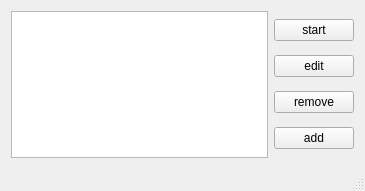
<?xml version="1.0" encoding="UTF-8"?>
<ui version="4.0">
 <class>MainWindow</class>
 <widget class="QMainWindow" name="MainWindow">
  <property name="geometry">
   <rect>
    <x>0</x>
    <y>0</y>
    <width>365</width>
    <height>191</height>
   </rect>
  </property>
  <property name="windowTitle">
   <string>TMulti</string>
  </property>
  <property name="windowIcon">
   <iconset resource="res/resources.qrc">
    <normaloff>:/icon.png</normaloff>:/icon.png</iconset>
  </property>
  <widget class="QWidget" name="centralWidget">
   <layout class="QHBoxLayout" name="horizontalLayout">
    <item>
     <layout class="QVBoxLayout" name="verticalLayout">
      <item>
       <widget class="QListWidget" name="sessions"/>
      </item>
     </layout>
    </item>
    <item>
     <layout class="QVBoxLayout" name="verticalLayout_2">
      <item>
       <widget class="QPushButton" name="start">
        <property name="text">
         <string>start</string>
        </property>
       </widget>
      </item>
      <item>
       <widget class="QPushButton" name="edit">
        <property name="text">
         <string>edit</string>
        </property>
       </widget>
      </item>
      <item>
       <widget class="QPushButton" name="remove">
        <property name="text">
         <string>remove</string>
        </property>
       </widget>
      </item>
      <item>
       <widget class="QPushButton" name="add">
        <property name="text">
         <string>add</string>
        </property>
       </widget>
      </item>
     </layout>
    </item>
   </layout>
  </widget>
  <widget class="QStatusBar" name="statusBar"/>
 </widget>
 <layoutdefault spacing="6" margin="11"/>
 <resources>
  <include location="res/resources.qrc"/>
 </resources>
 <connections/>
</ui>
